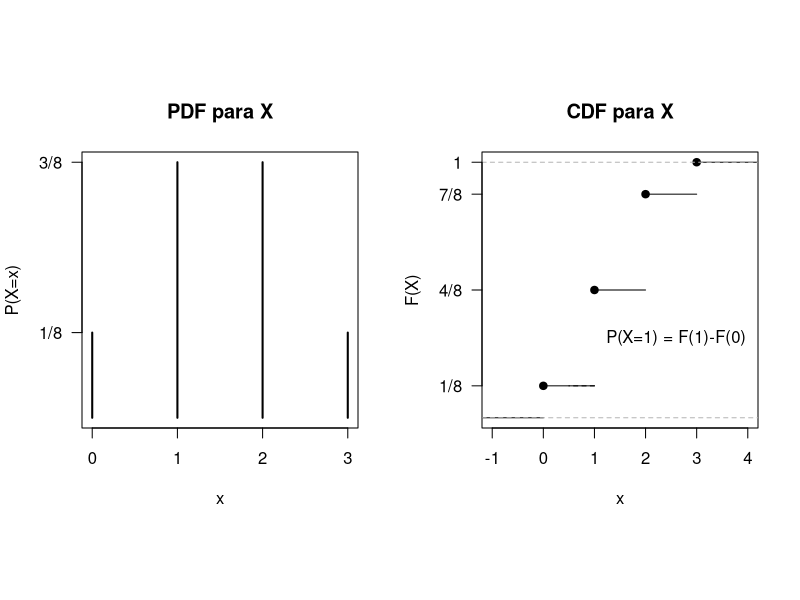

This figure's R source:
## ---- chunk 1
opar <- par(no.readonly = TRUE)
library(MASS) 
par(mfrow=c(1,2), pty = "s")
S <- expand.grid(moneda1 = 0:1, moneda2 = 0:1, moneda3 = 0:1)
n.heads <- apply(S, 1, sum)
cbind(S, n.heads)
## ---- chunk 2
T1 <- table(n.heads)/length(n.heads)
fractions(T1)
## ---- chunk 3
plot(T1, xlab = "x", ylab = "P(X=x)", yaxt = "n", main = "PDF para X") +
axis(2, at =c(1/8, 3/8), labels = c("1/8", "3/8"), las = 1)
## ---- chunk 4
plot(ecdf(n.heads), main = "CDF para X", ylab = "F(X)", xlab = "x",
     yaxt = "n") + 
  axis(2, at = c(1/8, 4/8, 7/8, 1), labels = c("1/8", "4/8", "7/8", "1"),
       las = 1) +
  segments(1, 1/8, 4/8, lty = 2) +
  text(2.6, 2.5/8, "P(X=1) = F(1)-F(0)") 
  par(opar)
  
